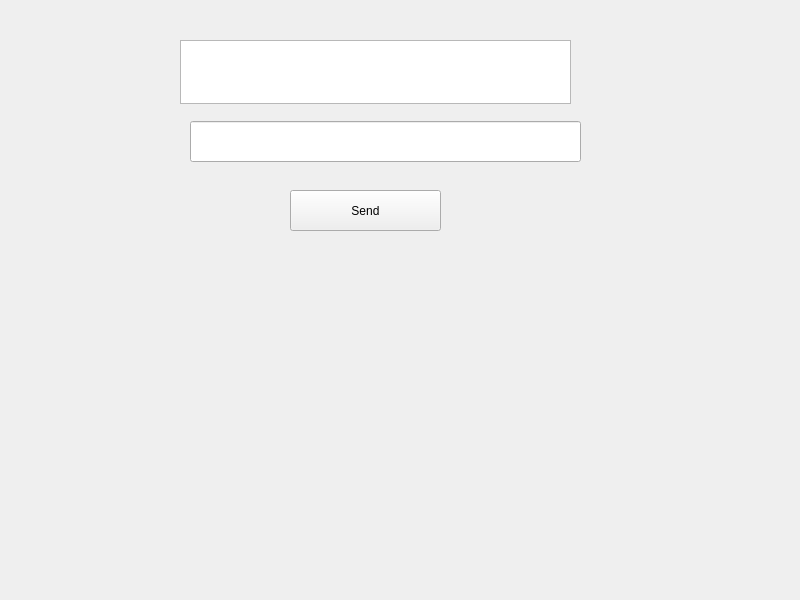
<?xml version="1.0" encoding="UTF-8"?>
<ui version="4.0">
 <class>TcpClient</class>
 <widget class="QWidget" name="TcpClient">
  <property name="geometry">
   <rect>
    <x>0</x>
    <y>0</y>
    <width>800</width>
    <height>600</height>
   </rect>
  </property>
  <property name="windowTitle">
   <string>TcpClient</string>
  </property>
  <widget class="QPushButton" name="send_pb">
   <property name="geometry">
    <rect>
     <x>290</x>
     <y>190</y>
     <width>151</width>
     <height>41</height>
    </rect>
   </property>
   <property name="text">
    <string>Send</string>
   </property>
  </widget>
  <widget class="QLineEdit" name="lineEdit">
   <property name="geometry">
    <rect>
     <x>190</x>
     <y>121</y>
     <width>391</width>
     <height>41</height>
    </rect>
   </property>
  </widget>
  <widget class="QTextEdit" name="textEdit">
   <property name="geometry">
    <rect>
     <x>180</x>
     <y>40</y>
     <width>391</width>
     <height>64</height>
    </rect>
   </property>
  </widget>
 </widget>
 <resources/>
 <connections/>
</ui>
